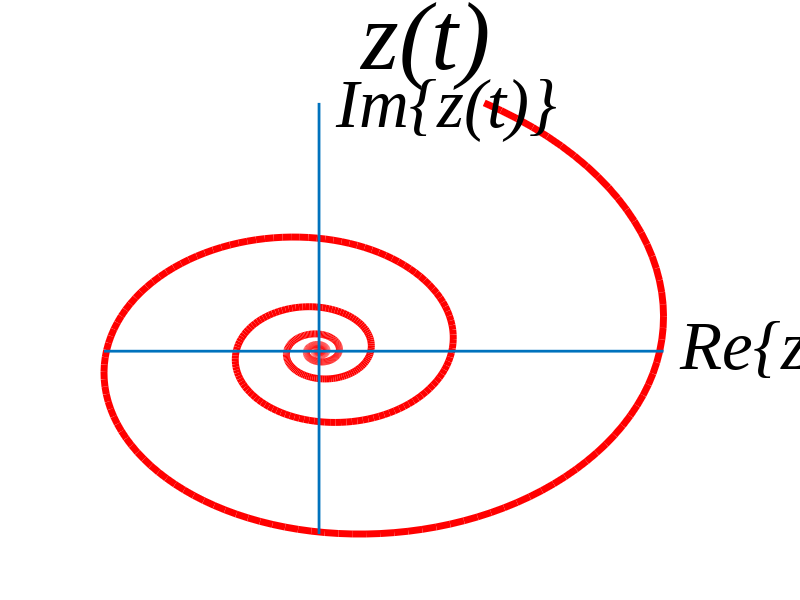

The MATLAB source for this figure:
clc;
close all force;
clear variables;

a = 0.01;
b = 0.15;
t = [-20.4:0.05:20];

IM = a*exp(b*(t(1:length(t)))).*sin((t(1:length(t))));
RE = a*exp(b*(t(1:length(t)))).*cos((t(1:length(t))));
minX = min(RE);
maxX = max(RE);
minY = min(IM);
maxY = max(IM);

set(0, 'DefaultAxesFontName', 'Times New Roman');
figure('Position', [1 1 1920 1080]);

plot(RE, IM, 'r', 'LineWidth', 5);
line([minX, maxX],[0, 0], 'LineWidth', 2);
line([0, 0],[minY, maxY], 'LineWidth', 2);
text(maxX, 0,'\it Re\{z(t)\}', 'FontSize', 50, 'Fontname','Times New Roman', 'fontWeight', 'Bold');
text(0, maxY-0.005,'\it Im\{z(t)\}', 'FontSize', 50, 'Fontname','Times New Roman', 'fontWeight', 'Bold');
axis off;
axis([minX maxX+0.03 minY maxY]);
title(['\it z(t)'], 'FontSize', 70, 'Fontname','Times New Roman', 'fontWeight', 'Bold');